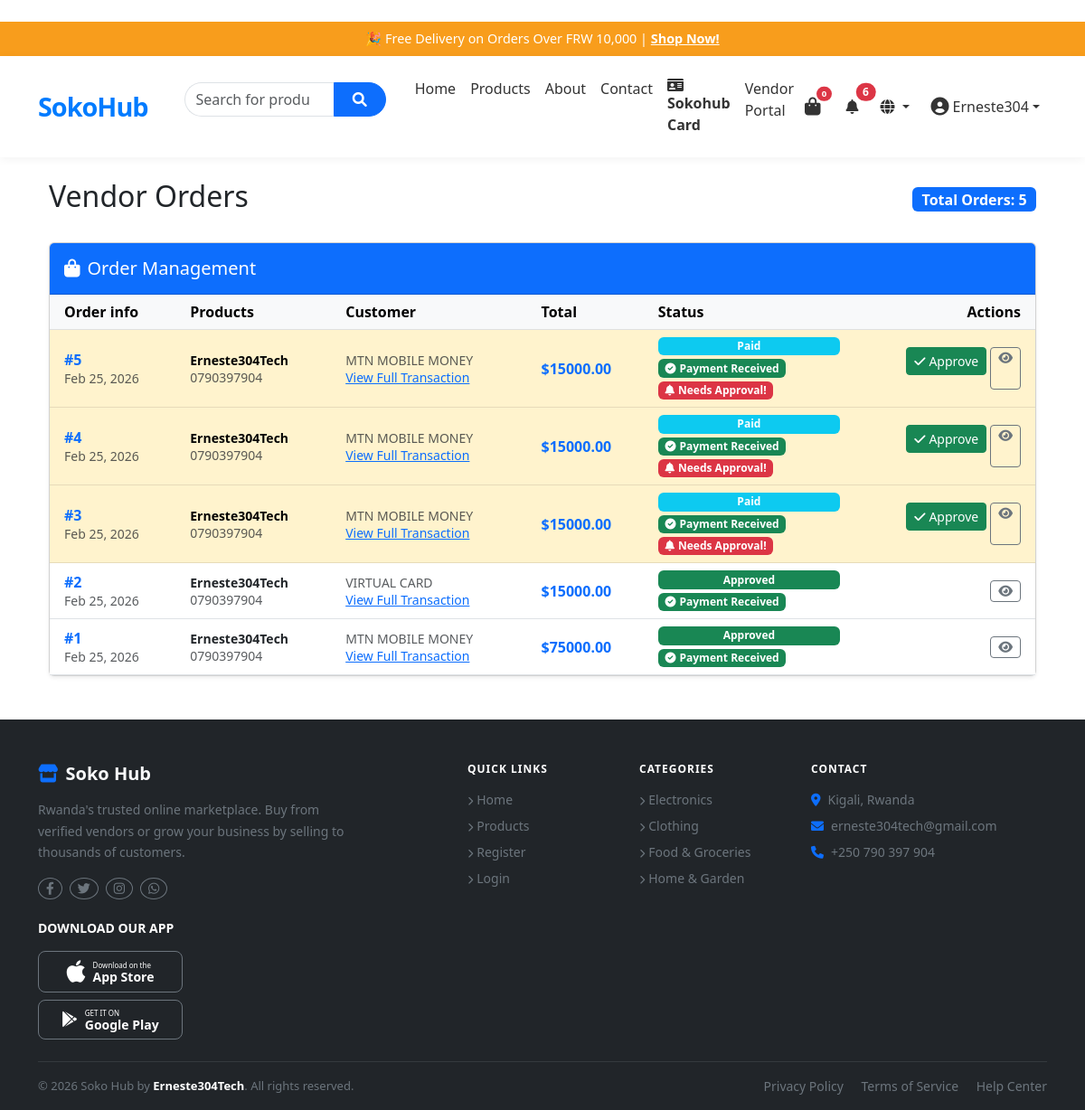
The page /orders/vendor/orders/ (signed in) on the database as committed earlier.
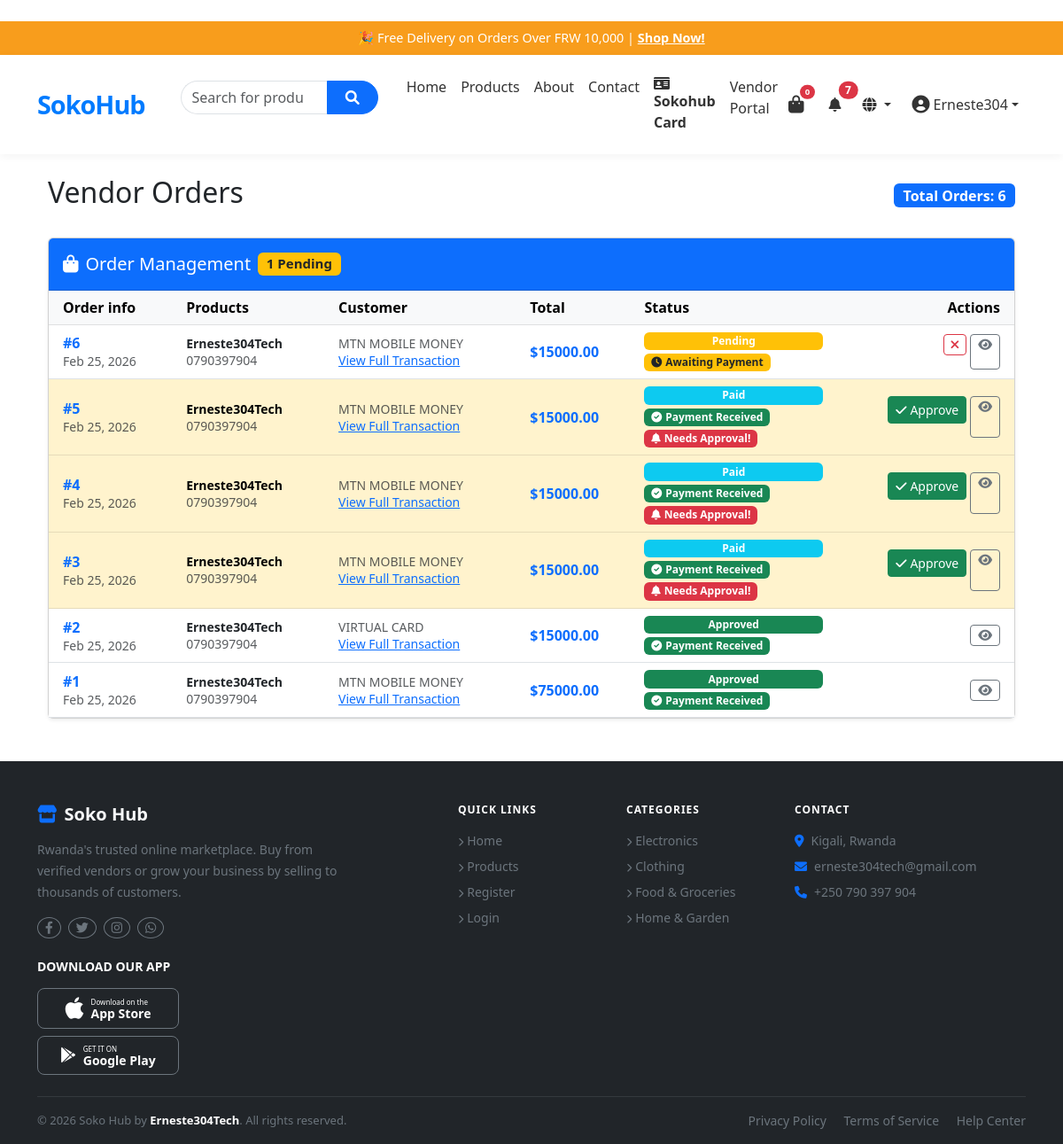
The same page on the database as committed later.
### orders/models.py (models this page shows, shortened)
class Order(models.Model):
    STATUS_CHOICES = (
        ('pending', 'Pending'),
        ('paid', 'Paid'),
        ('approved', 'Approved'),
        ('shipped', 'Shipped'),
        ('delivered', 'Delivered'),
        ('cancelled', 'Cancelled'),
    )
    PAYMENT_METHOD_CHOICES = (
        ('mtn', 'MTN Mobile Money'),
        ('tigo', 'Tigo Pesa'),
        ('virtual_card', 'Virtual Card'),
    )
    PAYMENT_STATUS_CHOICES = (
        ('pending', 'Pending'),
        ('paid', 'Paid'),
        ('failed', 'Failed'),
    )
    customer = models.ForeignKey(
        settings.AUTH_USER_MODEL,
        on_delete=models.CASCADE,
        limit_choices_to={'user_type': 'customer'},
        related_name='customer_orders'
    )
    vendor = models.ForeignKey(
        settings.AUTH_USER_MODEL,
        on_delete=models.CASCADE,
        limit_choices_to={'user_type': 'vendor'},
        related_name='vendor_orders',
        null=True,
        blank=True
    )
    total = models.DecimalField(
        max_digits=10,
        decimal_places=2,
        validators=[MinValueValidator(0)]
    )
    status = models.CharField(
        max_length=20,
        choices=STATUS_CHOICES,
        default='pending'
    )
    delivery_address = models.TextField()
    phone = models.CharField(max_length=15)
    payment_method = models.CharField(
        max_length=20,
        choices=PAYMENT_METHOD_CHOICES,
        null=True,
        blank=True
    )
    payment_status = models.CharField(
        max_length=20,
        choices=PAYMENT_STATUS_CHOICES,
        default='pending'
    )
    transaction_id = models.CharField(
        max_length=100,
        blank=True,
        null=True
    )
    created_at = models.DateTimeField(auto_now_add=True)
    updated_at = models.DateTimeField(auto_now=True)
    def can_be_confirmed(self):
        return self.status == 'paid'
    class Meta:
        ordering = ['-created_at']
    def get_status_color(self):
        status_colors = {
            'pending': 'warning',
            'paid': 'info',
            'approved': 'success',
            'shipped': 'primary',
            'delivered': 'success',
            'cancelled': 'danger',
        }
        return status_colors.get(self.status, 'secondary')

### accounts/models.py (models this page shows, shortened)
class User(AbstractUser):
    USER_TYPE_CHOICES = (
        ('vendor', 'Vendor'),
        ('customer', 'Customer'),
    )
    user_type = models.CharField(max_length=20, choices=USER_TYPE_CHOICES, default='customer')
    phone = models.CharField(max_length=15, blank=True)
    location = models.CharField(max_length=255, blank=True)
    tin_number = models.CharField(max_length=9, blank=True, null=True, help_text="9-digit RRA TIN Number")
    profile_picture = models.ImageField(upload_to='profile_pics/', blank=True, null=True)
    address = models.TextField(blank=True, help_text="Full delivery address")
    date_of_birth = models.DateField(blank=True, null=True)
    city = models.CharField(max_length=100, blank=True)
    country = models.CharField(max_length=100, blank=True, default='Rwanda')
    email_notifications = models.BooleanField(default=True)
    sms_notifications = models.BooleanField(default=False)
    created_at = models.DateTimeField(auto_now_add=True)
    updated_at = models.DateTimeField(auto_now=True)
    class Meta:
        db_table = 'auth_user'  # This ensures we replace the default User model
    def is_vendor(self):
        return self.user_type == 'vendor'

### orders/views.py (the view)
# urls.py: path('vendor/orders/', views.vendor_orders, name='vendor_orders'),
@vendor_required
def vendor_orders(request):
    orders = Order.objects.filter(
        vendor=request.user
    ).prefetch_related('items', 'items__product').order_by('-created_at')
    pending_count = orders.filter(status='pending').count()
    context = {
        'orders': orders,
        'pending_count': pending_count,
        'title': 'Vendor Orders'
    }
    return render(request, 'orders/vendor_orders.html', context)

### sokohub/context_processors.py (called while the page is built)
def vendor_notifications(request):
    if request.user.is_authenticated:
        unread_notifications_count = Notification.objects.filter(user=request.user, is_read=False).count()
        recent_notifications = Notification.objects.filter(user=request.user).order_by('-created_at')[:5]
        return {
            'unread_notifications_count': unread_notifications_count,
            'recent_notifications': recent_notifications
        }
    return {
        'unread_notifications_count': 0,
        'recent_notifications': []
    }

def cart_count(request):
    if request.user.is_authenticated:
        try:
            cart = Cart.objects.get(customer=request.user)
            return {'cart_count': cart.get_items_count()}
        except Cart.DoesNotExist:
            return {'cart_count': 0}
    return {'cart_count': 0}

### templates/orders/vendor_orders.html (shortened to what the changed rows need)
﻿{% extends 'base.html' %}
{% block content %}
<div class="container mt-4">
    <div class="d-flex justify-content-between align-items-center mb-4">
        <h2>Vendor Orders</h2>
        <div class="badge bg-primary fs-6">
            Total Orders: {{ orders.count }}
        </div>
    </div>
    {% if orders %}
    <div class="card shadow-sm">
        <div class="card-header bg-primary text-white py-3">
            <h5 class="mb-0 d-flex align-items-center">
                <i class="fas fa-shopping-bag me-2"></i>
                Order Management
                {% if pending_count > 0 %}
                <span class="badge bg-warning text-dark ms-2">{{ pending_count }} Pending</span>
                {% endif %}
            </h5>
        </div>
        <div class="card-body p-0">
            <div class="table-responsive">
                <table class="table table-hover align-middle mb-0">
                    <thead class="table-light">
                        <tr>
                            <th class="ps-3">Order info</th>
                            <th>Products</th>
                            <th>Customer</th>
                            <th>Total</th>
                            <th>Status</th>
                            <th class="text-end pe-3">Actions</th>
                        </tr>
                    </thead>
                    <tbody>
                        {% for order in orders %}
                        <tr class="{% if order.status == 'paid' %}table-warning{% endif %}">
                            <td class="ps-3">
                                <span class="fw-bold text-primary">#{{ order.id }}</span>
                                <div class="small text-muted">{{ order.created_at|date:"M d, Y" }}</div>
                            </td>
                            <td>
                                <div class="small fw-bold">{{ order.customer.username }}</div>
                                <div class="small text-muted">{{ order.phone }}</div>
                            </td>
                            <td>
                                <div class="small text-muted text-uppercase">{{ order.get_payment_method_display }}
                                </div>
                                <a href="{% url 'transaction_detail' order.id %}" class="small">View Full
                                    Transaction</a>
                            </td>
                            <td><span class="fw-bold text-primary">${{ order.total }}</span></td>
                            <td>
                                <span class="badge bg-{{ order.get_status_color }} mb-1 d-block">
                                    {{ order.get_status_display }}
                                </span>
                                {% if order.payment_status == 'paid' %}
                                <span class="badge bg-success">
                                    <i class="fas fa-check-circle me-1"></i>Payment Received
                                </span>
                                {% else %}
                                <span class="badge bg-warning text-dark">
                                    <i class="fas fa-clock me-1"></i>Awaiting Payment
                                </span>
                                {% endif %}
                                {% if order.status == 'paid' %}
                                <div class="mt-1">
                                    <span class="badge bg-danger animate-pulse">
                                        <i class="fas fa-bell me-1"></i>Needs Approval!
                                    </span>
                                </div>
                                {% endif %}
                            </td>
                            <td class="text-end pe-3">
                                <div class="d-flex justify-content-end gap-1">
                                    {% if order.can_be_confirmed %}
                                    <form action="{% url 'approve_order' order.id %}" method="POST" class="d-inline">
                                        <button type="submit" class="btn btn-sm btn-success" title="Approve Order">
                                            <i class="fas fa-check me-1"></i>Approve
                                        </button>
                                    </form>
                                    {% endif %}
                                    {% if order.status == 'pending' %}
                                    <form action="{% url 'cancel_order' order.id %}" method="POST" class="d-inline">
                                        <button type="submit" class="btn btn-sm btn-outline-danger" title="Cancel">
                                            <i class="fas fa-times"></i>
                                        </button>
                                    </form>
                                    {% endif %}
                                    <a href="{% url 'transaction_detail' order.id %}"
                                        class="btn btn-sm btn-outline-secondary" title="View Details">
                                        <i class="fas fa-eye"></i>
                                    </a>
                                </div>
                            </td>
                        </tr>
                        {% endfor %}
                    </tbody>
                </table>
            </div>
        </div>
    </div>
    {% endif %}
</div>
{% endblock %}

Rows that differ between the two databases and show on the page:
added Order: id "6", created_at "Feb 25, 2026", customer.username "Erneste304Tech", phone "0790397904", payment_method "MTN MOBILE MONEY", total "15000.00", status "Pending", payment_status "pending" (drawn)
Other text that changed with them:
{{ unread_notifications_count }}: "6" → "7"
{{ orders.count }}: "5" → "6"
{{ pending_count }}: (not shown) → "1"
text now shown: "Pending"
